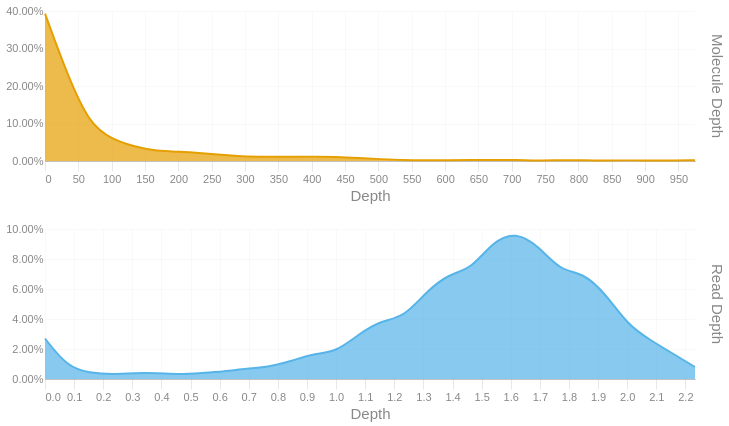

Write notebook code for a chart like this one.
### Code cell
readdep = depth_hist(tb['Read Depth'], q99, 3)
readdep = readdep.with_columns(pl.lit('Read Depth').alias('Metric'))
if not SKIPLR:
    moldep = depth_hist(tb['Molecule Depth'], mol_q99, 1)
    moldep = moldep.with_columns(pl.lit('Molecule Depth').alias('Metric'))
    _hist = pl.concat([readdep, moldep])
    _hist = _hist.filter(pl.col('Proportion') != 0)
    with SafeRender(_hist):
        (
            alt.Chart(_hist)        
            .mark_area(interpolate = "basis")
            .encode(
                x=alt.X('Bin:Q').scale(domainMin=0).axis(alt.Axis(title='Depth')),
                y = alt.Y('Proportion:Q', title = None).axis(format = '.2%'),
                color = alt.Color('Metric:N').legend(None),
                row = alt.Row("Metric:N").header(title = None, labelOrient = 'right'),
                tooltip = [
                    alt.Tooltip("Metric:N", title = "Metric"),
                    alt.Tooltip('Interval:N', title = "Depth Interval"),
                    alt.Tooltip('Proportion:Q', title = "% Alignments").format('.2%')
                ]
            )
            .resolve_scale(x='independent', y='independent')
            .properties(
                height = 150, width = 650,
                usermeta={'embedOptions': {'downloadFileName': f'{samplename}.depth.hist'}}
            )
        ).display()
else:
    readdep = readdep.filter(pl.col('Proportion') != 0)
    with SafeRender(readdep):
        (
            alt.Chart(readdep)        
            .mark_area(interpolate = "basis")
            .encode(
                x=alt.X('Bin:Q').scale(domainMin=0).axis(alt.Axis(title='Depth')),
                y = alt.Y('Proportion:Q', title = None).axis(format = '.2%'),
                tooltip = [
                    alt.Tooltip('Interval:N', title = "Depth Interval"),
                    alt.Tooltip('Proportion:Q', title = "% Alignments").format('.2%')
                ]
            )
            .properties(
                usermeta={'embedOptions': {'downloadFileName': f'{samplename}.depth.hist'}}
            )
        ).display()

### Figure 1 — Vega-Lite specification as saved in the notebook (floating-point values rounded to 4 significant figures)
{"width": 650, "height": 150, "config": {"title": {"anchor": "start", "dy": -15, "fontSize": 18, "color": "#888888", "subtitleColor": "#888888", "subtitleFontSize": 14}, "arc": {"fill": "#0072B2"}, "axis": {"domainColor": "#888888", "domainWidth": 0.5, "gridWidth": 0.2, "grid": false, "titleFontWeight": 400, "titleFontSize": 15, "labelFontSize": 11, "labelColor": "#888888", "tickColor": "#888888", "tickWidth": 0.2, "titleColor": "#888888"}, "axisBand": {"grid": false}, "axisX": {"grid": true, "tickSize": 10, "domainCap": "round"}, "axisY": {"domain": false, "grid": true, "tickSize": 0, "domainCap": "round"}, "background": "transparent", "header": {"labelFontSize": 15, "labelColor": "#888888", "titleFontSize": 15, "titleFontWeight": 600, "titleColor": "#888888"}, "legend": {"labelFont": "sans-serif", "labelFontSize": 12, "labelColor": "#888888", "symbolSize": 100, "symbolType": "circle", "titleFontSize": 12, "titlePadding": 10, "titleColor": "#888888", "title": null}, "range": {"category": ["#E69F00", "#56B4E9", "#009E73", "#F0E442", "#0072B2", "#D55E00", "#CC79A7", "#000000"], "diverging": ["#cfe8f3", "#a2d4ec", "#73bfe2", "#46abdb", "#1696d2", "#12719e"]}, "area": {"fill": "#0072B2", "fillOpacity": 0.7, "line": true, "strokeOpacity": 0.7}, "line": {"color": "#0072B2", "stroke": "#0072B2", "strokeWidth": 2}, "trail": {"color": "#0072B2", "stroke": "#0072B2", "strokeWidth": 0, "size": 1}, "point": {"filled": true, "fillOpacity": 1.0, "size": 95}, "text": {"color": "#888888", "fontSize": 11, "align": "right", "fontWeight": 400, "size": 11}, "bar": {"fill": "#0072B2", "stroke": null}, "view": {"stroke": null, "continuousWidth": 660, "continuousHeight": 400}}, "data": {"name": "data-d7b4026e57294c86b915da1cfc3452a1"}, "mark": {"type": "area", "interpolate": "basis"}, "encoding": {"color": {"field": "Metric", "legend": null, "type": "nominal"}, "row": {"field": "Metric", "header": {"title": null, "labelOrient": "right"}, "type": "nominal"}, "tooltip": [{"field": "Metric", "title": "Metric", "type": "nominal"}, {"field": "Interval", "title": "Depth Interval", "type": "nominal"}, {"field": "Proportion", "format": ".2%", "title": "% Alignments", "type": "quantitative"}], "x": {"axis": {"title": "Depth"}, "field": "Bin", "scale": {"domainMin": 0}, "type": "quantitative"}, "y": {"axis": {"format": ".2%"}, "field": "Proportion", "title": null, "type": "quantitative"}}, "resolve": {"scale": {"x": "independent", "y": "independent"}}, "usermeta": {"embedOptions": {"downloadFileName": "S3_Annapolis_295.depth.hist"}}, "$schema": "https://vega.github.io/schema/vega-lite/v6.1.0.json", "datasets": {"data-d7b4026e57294c86b915da1cfc3452a1": [{"Bin": 0.0, "Interval": "0.0-0.077", "Proportion": 0.027, "Metric": "Read Depth"}, {"Bin": 0.077, "Interval": "0.077-0.154", "Proportion": 0.008, "Metric": "Read Depth"}, {"Bin": 0.154, "Interval": "0.154-0.231", "Proportion": 0.004, "Metric": "Read Depth"}, {"Bin": 0.231, "Interval": "0.231-0.308", "Proportion": 0.003, "Metric": "Read Depth"}, {"Bin": 0.308, "Interval": "0.308-0.385", "Proportion": 0.004, "Metric": "Read Depth"}, {"Bin": 0.385, "Interval": "0.385-0.462", "Proportion": 0.004, "Metric": "Read Depth"}, {"Bin": 0.462, "Interval": "0.462-0.539", "Proportion": 0.003, "Metric": "Read Depth"}, {"Bin": 0.539, "Interval": "0.539-0.616", "Proportion": 0.004, "Metric": "Read Depth"}, {"Bin": 0.616, "Interval": "0.616-0.693", "Proportion": 0.005, "Metric": "Read Depth"}, {"Bin": 0.693, "Interval": "0.693-0.77", "Proportion": 0.007, "Metric": "Read Depth"}, {"Bin": 0.77, "Interval": "0.77-0.847", "Proportion": 0.008, "Metric": "Read Depth"}, {"Bin": 0.847, "Interval": "0.847-0.924", "Proportion": 0.012, "Metric": "Read Depth"}, {"Bin": 0.924, "Interval": "0.924-1.001", "Proportion": 0.017, "Metric": "Read Depth"}, {"Bin": 1.001, "Interval": "1.001-1.078", "Proportion": 0.018, "Metric": "Read Depth"}, {"Bin": 1.078, "Interval": "1.078-1.155", "Proportion": 0.03, "Metric": "Read Depth"}, {"Bin": 1.155, "Interval": "1.155-1.232", "Proportion": 0.039, "Metric": "Read Depth"}, {"Bin": 1.232, "Interval": "1.232-1.309", "Proportion": 0.041, "Metric": "Read Depth"}, {"Bin": 1.309, "Interval": "1.309-1.386", "Proportion": 0.058, "Metric": "Read Depth"}, {"Bin": 1.386, "Interval": "1.386-1.463", "Proportion": 0.07, "Metric": "Read Depth"}, {"Bin": 1.463, "Interval": "1.463-1.54", "Proportion": 0.073, "Metric": "Read Depth"}, {"Bin": 1.54, "Interval": "1.54-1.617", "Proportion": 0.092, "Metric": "Read Depth"}, {"Bin": 1.617, "Interval": "1.617-1.694", "Proportion": 0.098, "Metric": "Read Depth"}, {"Bin": 1.694, "Interval": "1.694-1.771", "Proportion": 0.089, "Metric": "Read Depth"}, {"Bin": 1.771, "Interval": "1.771-1.848", "Proportion": 0.072, "Metric": "Read Depth"}, {"Bin": 1.848, "Interval": "1.848-1.925", "Proportion": 0.071, "Metric": "Read Depth"}, {"Bin": 1.925, "Interval": "1.925-2.002", "Proportion": 0.057, "Metric": "Read Depth"}, {"Bin": 2.002, "Interval": "2.002-2.079", "Proportion": 0.036, "Metric": "Read Depth"}, {"Bin": 2.079, "Interval": "2.079-2.156", "Proportion": 0.026, "Metric": "Read Depth"}, {"Bin": 2.156, "Interval": "2.156-2.233", "Proportion": 0.017, "Metric": "Read Depth"}, {"Bin": 2.233, "Interval": "2.233-2.31", "Proportion": 0.008, "Metric": "Read Depth"}, {"Bin": 0.0, "Interval": "0.0-33.6", "Proportion": 0.393, "Metric": "Molecule Depth"}, {"Bin": 33.6, "Interval": "33.6-67.2", "Proportion": 0.229, "Metric": "Molecule Depth"}, {"Bin": 67.2, "Interval": "67.2-100.8", "Proportion": 0.097, "Metric": "Molecule Depth"}, {"Bin": 100.8, "Interval": "100.8-134.5", "Proportion": 0.058, "Metric": "Molecule Depth"}, {"Bin": 134.5, "Interval": "134.5-168.1", "Proportion": 0.038, "Metric": "Molecule Depth"}, {"Bin": 168.1, "Interval": "168.1-201.7", "Proportion": 0.026, "Metric": "Molecule Depth"}, {"Bin": 201.7, "Interval": "201.7-235.3", "Proportion": 0.025, "Metric": "Molecule Depth"}, {"Bin": 235.3, "Interval": "235.3-268.9", "Proportion": 0.021, "Metric": "Molecule Depth"}, {"Bin": 268.9, "Interval": "268.9-302.5", "Proportion": 0.016, "Metric": "Molecule Depth"}, {"Bin": 302.5, "Interval": "302.5-336.1", "Proportion": 0.011, "Metric": "Molecule Depth"}, {"Bin": 336.1, "Interval": "336.1-369.8", "Proportion": 0.012, "Metric": "Molecule Depth"}, {"Bin": 369.8, "Interval": "369.8-403.4", "Proportion": 0.011, "Metric": "Molecule Depth"}, {"Bin": 403.4, "Interval": "403.4-437.0", "Proportion": 0.012, "Metric": "Molecule Depth"}, {"Bin": 437.0, "Interval": "437.0-470.6", "Proportion": 0.011, "Metric": "Molecule Depth"}, {"Bin": 470.6, "Interval": "470.6-504.2", "Proportion": 0.008, "Metric": "Molecule Depth"}, {"Bin": 504.2, "Interval": "504.2-537.8", "Proportion": 0.005, "Metric": "Molecule Depth"}, {"Bin": 537.8, "Interval": "537.8-571.4", "Proportion": 0.002, "Metric": "Molecule Depth"}, {"Bin": 571.4, "Interval": "571.4-605.1", "Proportion": 0.002, "Metric": "Molecule Depth"}, {"Bin": 605.1, "Interval": "605.1-638.7", "Proportion": 0.002, "Metric": "Molecule Depth"}, {"Bin": 638.7, "Interval": "638.7-672.3", "Proportion": 0.003, "Metric": "Molecule Depth"}, {"Bin": 672.3, "Interval": "672.3-705.9", "Proportion": 0.003, "Metric": "Molecule Depth"}, {"Bin": 705.9, "Interval": "705.9-739.5", "Proportion": 0.003, "Metric": "Molecule Depth"}, {"Bin": 739.5, "Interval": "739.5-773.1", "Proportion": 0.001, "Metric": "Molecule Depth"}, {"Bin": 773.1, "Interval": "773.1-806.7", "Proportion": 0.002, "Metric": "Molecule Depth"}, {"Bin": 806.7, "Interval": "806.7-840.4", "Proportion": 0.002, "Metric": "Molecule Depth"}, {"Bin": 840.4, "Interval": "840.4-874.0", "Proportion": 0.001, "Metric": "Molecule Depth"}, {"Bin": 874.0, "Interval": "874.0-907.6", "Proportion": 0.002, "Metric": "Molecule Depth"}, {"Bin": 907.6, "Interval": "907.6-941.2", "Proportion": 0.001, "Metric": "Molecule Depth"}, {"Bin": 941.2, "Interval": "941.2-974.8", "Proportion": 0.001, "Metric": "Molecule Depth"}, {"Bin": 974.8, "Interval": "974.8-1008.43", "Proportion": 0.002, "Metric": "Molecule Depth"}]}}
